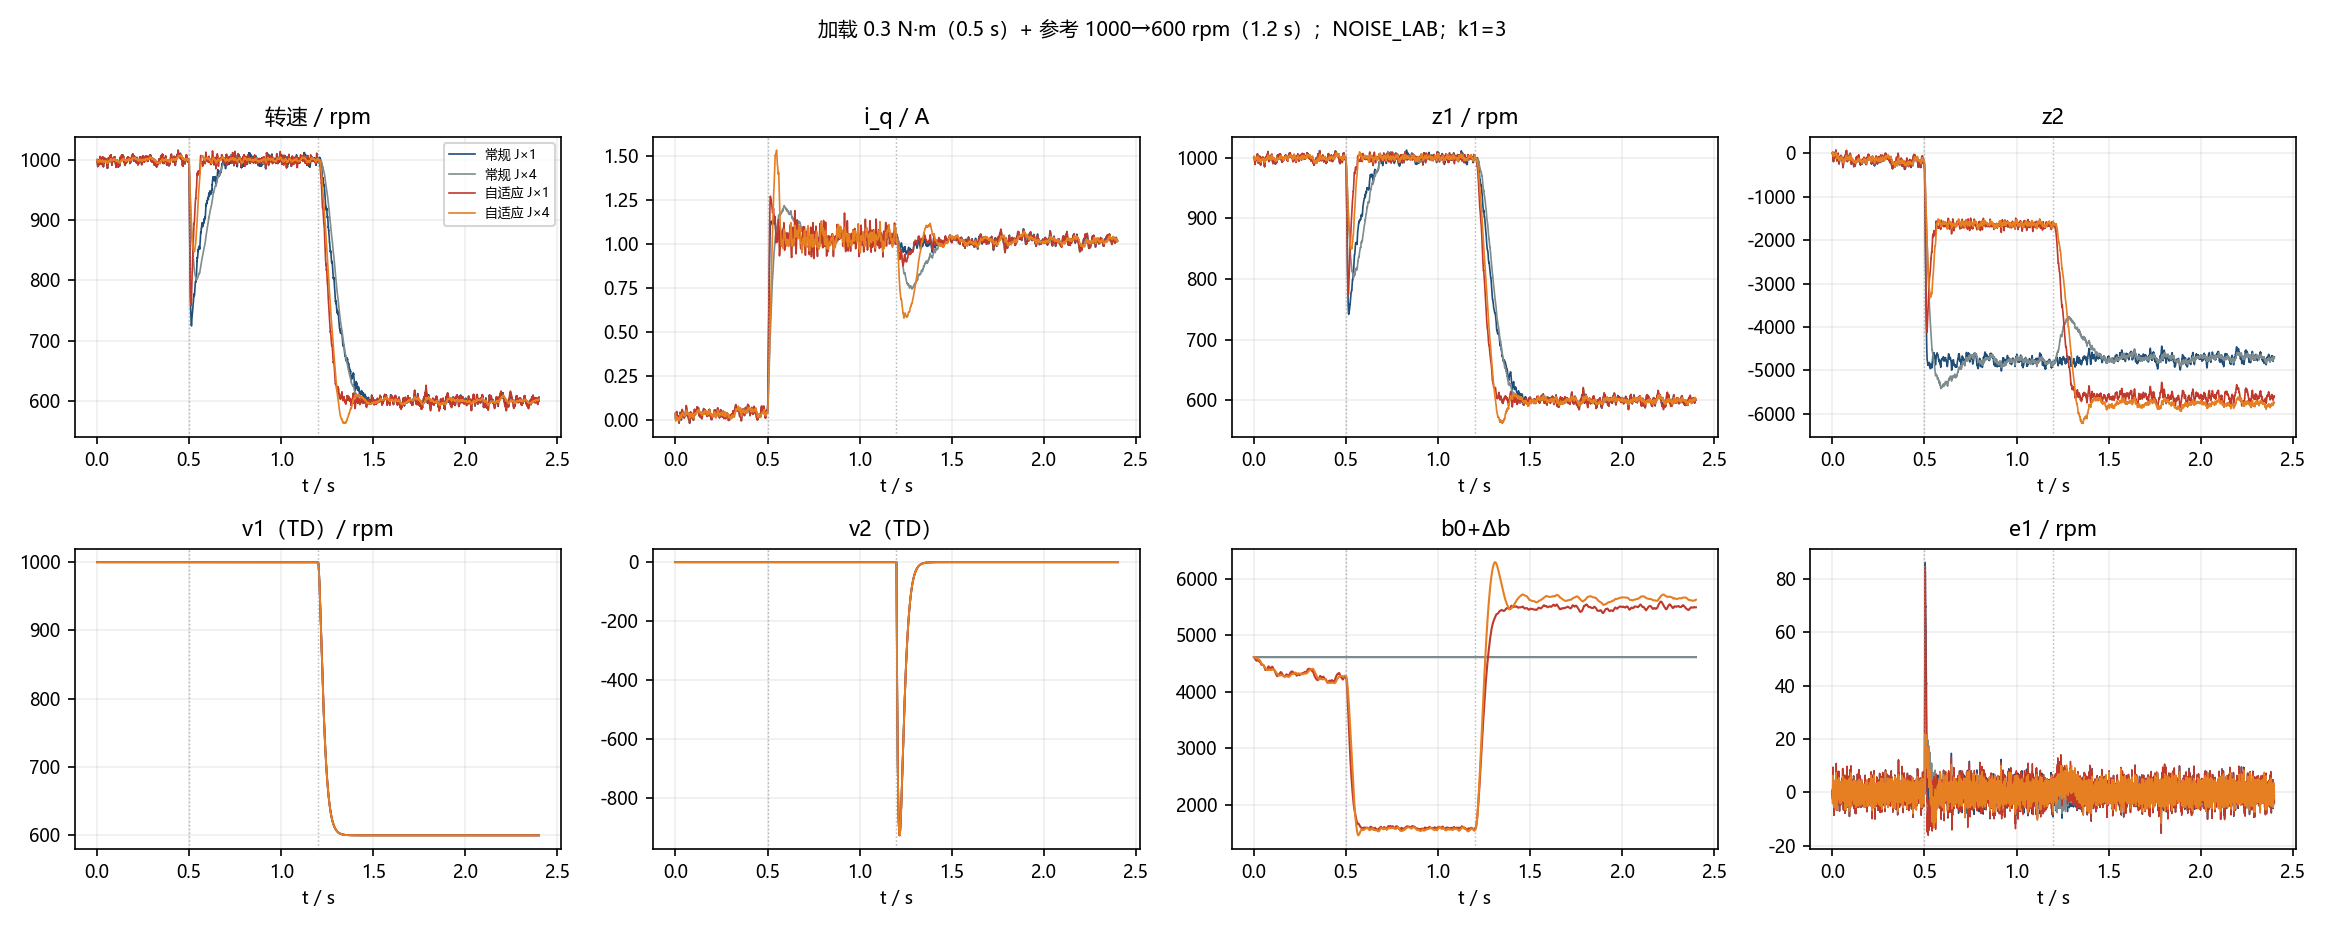

Write the Python code that produced this figure.
# -*- coding: utf-8 -*-
"""_adrc_both.py —— 加载(0.5s) + 参考转速 1000→600(1.2s) 组合场景，实验室噪声，k1=3。"""
import math, numpy as np
import matplotlib
matplotlib.use("Agg")
import matplotlib.pyplot as plt
plt.rcParams.update({"font.sans-serif": ["Microsoft YaHei","SimHei","DejaVu Sans"],
                     "axes.unicode_minus": False, "font.size": 8.5})

J_NOM=6.5e-5; PSI=0.1; NP=2; B0=1.5*NP*PSI/J_NOM
B_FRIC=1e-4; KP=30.0
WO=300.0; BETA1=2*WO; BETA2=WO*WO
R_TD=60.0; ALPHA=0.75; DELTA=0.5
TAU_I=5e-4; DT=1e-5; TEND=2.4
W_LO=500*math.pi/30; W_MID=600*math.pi/30; W_HI=1000*math.pi/30
SIG_W=3.0*math.pi/30; SIG_I=0.1; SIG_T=0.01
FC_W=200.0; FC_I=2000.0; FC_T=200.0

def fal(e,a=ALPHA,d=DELTA):
    return e/(d**(1-a)) if abs(e)<=d else math.copysign(abs(e)**a,e)

def sim(jscale,adaptive,k1,k2,k3,seed=11,t_load=0.5,t_step=1.2):
    rng=np.random.default_rng(seed); jt=J_NOM*jscale
    w=W_HI; iq=(B_FRIC*w)/(1.5*NP*PSI)
    z1=w; z2=0.0; v1=w; v2=0.0; db=0.0
    aw=math.exp(-2*math.pi*FC_W*DT); bw=SIG_W*math.sqrt(1-aw*aw)
    ai=math.exp(-2*math.pi*FC_I*DT); bi=SIG_I*math.sqrt(1-ai*ai)
    at=math.exp(-2*math.pi*FC_T*DT); bt=SIG_T*math.sqrt(1-at*at)
    nw=ni=nt=0.0; rec=[]; n=int(TEND/DT)
    for i in range(n):
        t=i*DT
        tm_base=0.0 if t<t_load else 0.3
        wref=W_HI if t<t_step else W_MID
        nw=aw*nw+bw*rng.normal(); ni=ai*ni+bi*rng.normal(); nt=at*nt+bt*rng.normal()
        tm=tm_base+nt; wm=w+nw
        e1=z1-wm; e0=v1-z1
        bh=B0+(db if adaptive else 0.0)
        f1=fal(e1); f0=fal(e0); u0=KP*f0; u=(u0-z2)/bh
        iq+=DT*(u-iq)/TAU_I
        te=1.5*NP*PSI*(iq+ni)
        w+=DT*(te-tm-B_FRIC*w)/jt
        z1+=DT*(z2-BETA1*f1+bh*u); z2+=DT*(-BETA2*f1)
        v1+=DT*v2; v2+=DT*(-R_TD*R_TD*(v1-wref)-2*R_TD*v2)
        if adaptive:
            rhs=(-k1*z1*(-BETA1*f1+KP*bh*f0)+k2*z2*BETA2*f1
                 +k3*v2*R_TD*R_TD*(v1-wref))
            db+=DT*rhs/bh; db=min(max(db,-0.9*B0),9*B0)
        if i%20==0: rec.append((t,w*30/math.pi,iq,z1*30/math.pi,z2,v1*30/math.pi,v2,bh,e1*30/math.pi))
    a=np.array(rec)
    return dict(t=a[:,0],w=a[:,1],iq=a[:,2],z1=a[:,3],z2=a[:,4],v1=a[:,5],v2=a[:,6],bh=a[:,7],e1=a[:,8])

if __name__=="__main__":
    K1,K2,K3=3.0,9e-4,3e-6
    cfg=[("常规 J×1",False,1.0),("常规 J×4",False,4.0),("自适应 J×1",True,1.0),("自适应 J×4",True,4.0)]
    cols=["#1f4e79","#7f8c8d","#c0392b","#e67e22"]
    fig,ax=plt.subplots(2,4,figsize=(15.5,6.2))
    for (name,ad,js),c in zip(cfg,cols):
        d=sim(js,ad,K1,K2,K3); t=d["t"]
        ax[0,0].plot(t,d["w"],color=c,lw=0.8,label=name)
        ax[0,1].plot(t,d["iq"],color=c,lw=0.8)
        ax[0,2].plot(t,d["z1"],color=c,lw=0.8)
        ax[0,3].plot(t,d["z2"],color=c,lw=0.8)
        ax[1,0].plot(t,d["v1"],color=c,lw=0.9)
        ax[1,1].plot(t,d["v2"],color=c,lw=0.9)
        ax[1,2].plot(t,d["bh"],color=c,lw=1.0)
        ax[1,3].plot(t,d["e1"],color=c,lw=0.7)
    for a,tit in zip(ax.ravel(),["转速 / rpm","i_q / A","z1 / rpm","z2","v1（TD）/ rpm","v2（TD）","b0+Δb","e1 / rpm"]):
        a.set_title(tit); a.grid(alpha=0.2); a.set_xlabel("t / s")
        for te in (0.5,1.2): a.axvline(te,color="#999",ls=":",lw=0.7,alpha=0.7)
    ax[0,0].legend(fontsize=6.2)
    fig.suptitle("加载 0.3 N·m（0.5 s）+ 参考 1000→600 rpm（1.2 s）；NOISE_LAB；k1=3",fontsize=9.5)
    fig.tight_layout(rect=[0,0,1,0.95]); fig.savefig("_adrc_both.png",dpi=150,facecolor="white"); plt.close(fig)
    print("控制器       加载跌落  step-down跌落  settle600  e1std  bhat")
    for name,ad,js in cfg:
        d=sim(js,ad,K1,K2,K3); t=d["t"]
        m1=(t>=0.5)&(t<=0.9); m2=(t>=1.2)&(t<=1.8)
        dip1=d["w"][m1].min()-1000; dip2=d["w"][m2].min()-600
        seg=d["w"][t>=1.2]; ts=t[t>=1.2]
        bad=np.where(abs(seg-600)/600>0.02)[0]
        settle=float(ts[bad[-1]]-1.2) if len(bad) else 0.0
        print("%-12s %8.1f %12.1f %10.3f %7.2f %8.1f"%(name,dip1,dip2,settle,d["e1"][t>2.0].std(),d["bh"][-1]))
